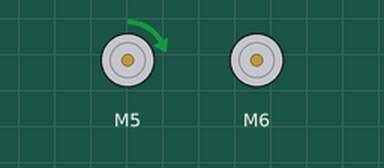
This sketch was run on a simulated Arduino Uno, built with avr-gcc and run on an emulated ATmega328P. Parts: 2 × DC motor (green arrow = forward, orange = backward, longer = faster).

Above: at 2.16 s.
At 11.37 s:
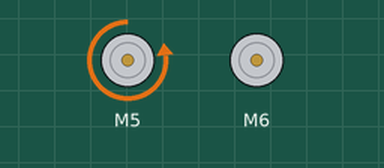
At 20.99 s:
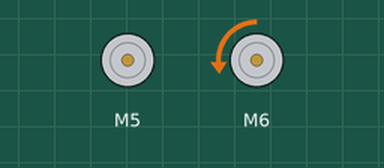
At 39.68 s:
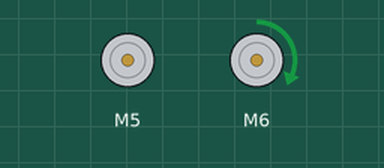
Timing chart, 0 to 40.0 s (numbered marks = the images above):
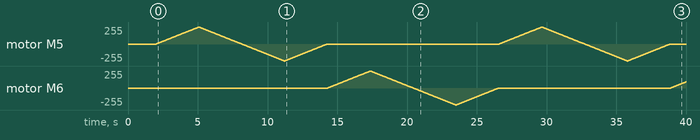

The sketch:

sabertooth_sweep_test.ino
```cpp
// Sabertooth motor test script
// Put robot on blocks before running! Will ramp motors up to max speed, then down to negative max speed.
// Ramps motors one at a time, first motor 1, then motor two. Will loop this test forever
// Connect

// Based on Sweep Sample
// Copyright (c) 2012 Dimension Engineering LLC
// See license.txt for license details.

#include <SoftwareSerial.h>
#include <Sabertooth.h>

SoftwareSerial SWSerial(2, 3); // RX on pin 2 (unused), TX on pin 3 (to S1).
Sabertooth ST(130, SWSerial); // Address 130, and use SWSerial as the serial port.

void setup()
{
  SWSerial.begin(9600);
  ST.autobaud();
}

void loop()
{
  int power;

  //Ramp motor 1 from 0 to 127 (stop to full forward), waiting 20 ms (1/50th of a second) per value.
  for (power = 0; power <= 127; power ++)
  {
    ST.motor(1, power);
    delay(20);
  }

  // Ramp motor 1 down to -127 (full reverse), waiting 20 ms (1/50th of a second) per value
  for (power = 127; power >= -127; power --)
  {
    ST.motor(1, power);
    delay(20);
  }

  // Ramp motor 1 down to 0 (stop), waiting 20 ms (1/50th of a second) per value
  for (power = -127; power <= 0; power++)
  {
    ST.motor(1, power);
    delay(20);
  }

  //Ramp motor 2 from 0 to 127 (stop to full forward), waiting 20 ms (1/50th of a second) per value.
  for (power = 0; power <= 127; power ++)
  {
    ST.motor(2, power);
    delay(20);
  }

  // Ramp motor 2 down from 127 to -127 (full forward to full reverse), waiting 20 ms (1/50th of a second) per value
  for (power = 127; power >= -127; power --)
  {
    ST.motor(2, power);
    delay(20);
  }

  // Ramp motor 2 down to 0 (stop), waiting 20 ms (1/50th of a second) per value
  for (power = -127; power <= 0; power++)
  {
    ST.motor(2, power);
    delay(20);
  }
}
```
